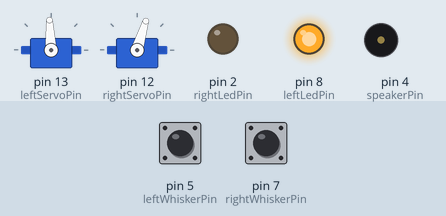
Simulated run of this sketch. Board: Arduino Uno, built with avr-gcc and run on an emulated ATmega328P. Shown: 2 × servo, output pins drawn as LEDs (lit = HIGH), buzzer (waves = sounding). Dashed ring = blinking. Inputs (shaded band) come from the test bench; at power-on: pin 5 (leftWhiskerPin) LOW, pin 7 (rightWhiskerPin) LOW.

Above: at 2.2 s.
2.3 s: pin 5 (leftWhiskerPin) pulled HIGH for 2.5 s
At 3.5 s:
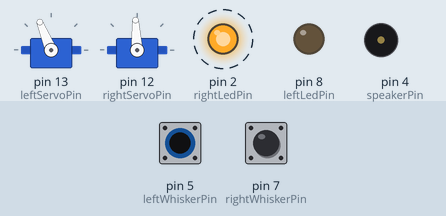
6.3 s: pin 7 (rightWhiskerPin) pulled HIGH for 2.5 s
At 9.65 s:
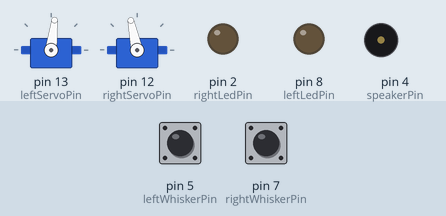
Timing chart, 0 to 23.1 s (numbered marks = the images above; inputs shaded):
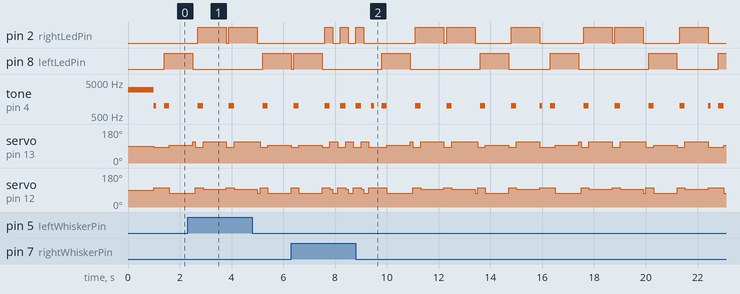

The sketch:

Maze_Runner.ino
```cpp
/*
  Created by: Dany
  Created on 08/04/2024
*/
/*
 * This Arduino program controls a robot equipped with whisker sensors, LEDs, a speaker, and servo motors to navigate obstacles.
 * The robot uses whisker sensors to detect nearby obstacles.
 * Depending on the whisker sensor input, the robot either moves forward, adjusts its position, or tries to find a clear path by turning.
 *
 * - The robot moves forward if no obstacles are detected.
 * - If one whisker sensor detect an obstacle, the robot executes minor adjustments until a clear path is found.
 * - If both whisker sensors detect an obstacle, the robot executes left and right 90-degree turns until an obstacle is found,when it found and obstacle it starts moving in the opposite direction.
 * - LEDs and sound signals provide visual and auditory feedback for different actions, enhancing debugging and interaction.
 *
 * The control logic includes:
 *   - `moveForward()`, `moveBackward()`: Commands to move the robot forward or backward.
 *   - `turnLeft()`, `turnRight()`: Functions to turn the robot left or right.
 *   - `adjust()`: Adjusts the robot's direction to avoid obstacles based on whisker input.
 *   - `tryTurning()`: Tries to find a clear path by turning and moving in alternating directions when both sensors are blocked.
 *   - `whisker(bool left)`: Returns the state of the left or right whisker sensor to simplify condition checks.
 */

#include <Servo.h> // Include the Servo library to control servo motors

// Define pins for whiskers, LED, speaker, servos
const int leftWhiskerPin = 5;
const int rightWhiskerPin = 7;
const int leftLedPin = 8;
const int rightLedPin = 2;
const int speakerPin = 4;
const int leftServoPin = 13;
const int rightServoPin = 12;

// Declare servo objects for left and right servos
Servo servoLeft;
Servo servoRight;

void setup() {
  // Set pin modes for whiskers as input to read whisker states (Initialize whisker pins)
  pinMode(leftWhiskerPin, INPUT);
  pinMode(rightWhiskerPin, INPUT);

  // Set pin modes for LEDs as output to indicate status (Initialize LED pins)
  pinMode(leftLedPin, OUTPUT);
  pinMode(rightLedPin, OUTPUT);

  // Attach the servo objects to their respective pins
  servoLeft.attach(leftServoPin);
  servoRight.attach(rightServoPin);

  // Play a tone on startup for 1 second to indicate the robot is ready
  tone(speakerPin, 3000, 1000);
  delay(1000);
}

void loop() {
  // Check whisker states to decide the robot's movement
  if (whisker(true) == 0 && whisker(false) == 0) {
    // Both whiskers detect obstacle, try to find a clear path
    tryTurning();
  } else if (whisker(true) == 0 || whisker(false) == 0) {
    // At least one whisker detects obstacle, adjust the position
    adjust();
  } else {
    // If no obstacles, move forward
    moveForward(100);
  }
}

void tryTurning() {
  bool leftClear = true;  // Flag to track if left side is clear
  bool rightClear = true; // Flag to track if right side is clear
  int distance = 100;     // Initial distance to move forward when checking

  moveBackward(200);
  while (true) {
    // Turn left and check for obstacles
    turnLeft(900);
    moveForward(distance);
    if (whisker(true) == 0 && whisker(false) == 0) {
      // Path is not clear
      leftClear = false;
    }

    // Return to the starting position
    moveBackward(distance);
    turnRight(900);
    moveBackward(100);

    // Turn right to check other direction
    turnRight(900);
    moveForward(distance);
    if (whisker(true) == 0 && whisker(false) == 0) {
      // Path is not clear
      rightClear = false;
    }

    // Return to the starting position
    moveBackward(distance);
    turnLeft(900);
    moveBackward(100);

    // Increases the distance
    distance += 100;

    // Decide on the next action based on which path was clear
    if (!leftClear) {
      // If left is not clear, turn right
      turnRight(900);
      break;
    } else if (!rightClear) {
      // If right is not clear, turn left
      turnLeft(900);
      break;
    }
  }
}

void adjust() {
  // Continuously adjust the robot's orientation until a clear path is found
  while (true) {
    if (whisker(true) == 1 && whisker(false) == 1) {
      // Path is clear
      break;
    } else if (whisker(true) == 0 && whisker(false) == 0) {
      // Maybe stuck
      moveBackward(100);
      break;
    } else if (whisker(true) == 0) {
      // Minor turn to the right to adjust
      moveBackward(100);
      turnRight(100);
      moveForward(100);
    }else if (whisker(false) == 0) {
      // Minor turn to the left to adjust
      moveBackward(100);
      turnLeft(100);
      moveForward(100);
    }
    // Short delay for stability
    delay(100);
  }
}

// Forward function
void moveForward(int time) {
  servoLeft.writeMicroseconds(1700);
  servoRight.writeMicroseconds(1300);
  delay(time);
}

// Backward function
void moveBackward(int time) {
  // Beep while moving backward
  servoLeft.writeMicroseconds(1400);
  servoRight.writeMicroseconds(1600);
  for (int i = 0; i < time / 200; ++i) {
    tone(speakerPin, 1000, 100);
    delay(100);
    noTone(speakerPin);
    delay(100);
  }
  delay(time);
}

// Left turn function with visual and audio signals
void turnLeft(int time) {
  // This function assumes that a certain time duration corresponds to a 90-degree turn.
  // We calibrate this time based on our robot's speed and the surface. - [time = 1200]
  digitalWrite(leftLedPin, HIGH);
  tone(speakerPin, 1000, 200);
  delay(200);

  servoLeft.writeMicroseconds(1500);
  servoRight.writeMicroseconds(1300);
  delay(time);

  digitalWrite(leftLedPin, LOW);
}

// Right turn function with visual and audio signals
void turnRight(int time) {
  // This function assumes that a certain time duration corresponds to a 90-degree turn.
  // We calibrate this time based on our robot's speed and the surface. - [time = 1200]
  digitalWrite(rightLedPin, HIGH);
  tone(speakerPin, 1000, 200);
  delay(200);

  servoLeft.writeMicroseconds(1700);
  servoRight.writeMicroseconds(1500);
  delay(time);

  digitalWrite(rightLedPin, LOW);
}

// Function to read whisker input, simplifying the check
byte whisker(bool left) {
  return left ? digitalRead(leftWhiskerPin) : digitalRead(rightWhiskerPin);
}
```

Measured:
- by itself, tone on pin 4 (speakerPin): plays 1000 Hz for 0.20 s, 1000 Hz for 0.20 s, 1000 Hz for 0.20 s, 1000 Hz for 0.20 s, 1000 Hz for 0.10 s, 1000 Hz for 0.20 s … (18 notes in this stretch)
